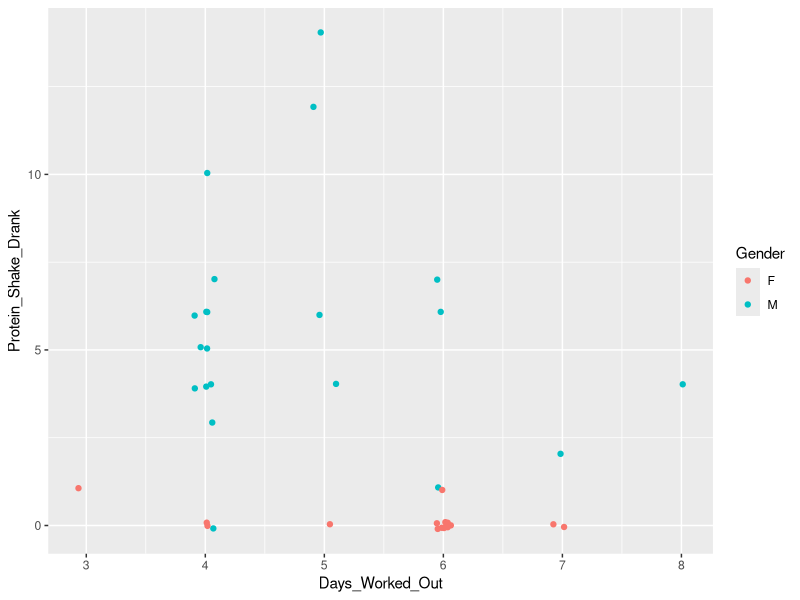

The R script that drew this image:
## ---- chunk 1
DBZ_Data <- read.csv("DBZ_Data.csv")
## ---- chunk 2
head(DBZ_Data)
summary(DBZ_Data) 
str(DBZ_Data)
## ---- chunk 3
library(ggplot2) 
## ---- chunk 4
ggplot(DBZ_Data, 
       aes(x = Days_Worked_Out, 
           y = Protein_Shake_Drank,
           color = Gender)) +
  geom_jitter(width=.1, height = .1)
